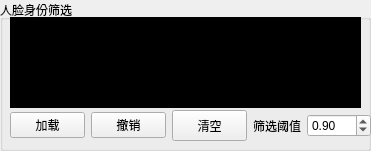
     <widget class="QGroupBox" name="groupBox_5">
      <property name="geometry">
       <rect>
        <x>710</x>
        <y>640</y>
        <width>371</width>
        <height>151</height>
       </rect>
      </property>
      <property name="title">
       <string>人脸身份筛选</string>
      </property>
      <widget class="QLabel" name="label_identity_face_img">
       <property name="geometry">
        <rect>
         <x>10</x>
         <y>17</y>
         <width>351</width>
         <height>91</height>
        </rect>
       </property>
       <property name="styleSheet">
        <string notr="true">background-color: rgb(0, 0, 0);</string>
       </property>
       <property name="text">
        <string/>
       </property>
      </widget>
      <widget class="QWidget" name="horizontalLayoutWidget_6">
       <property name="geometry">
        <rect>
         <x>10</x>
         <y>110</y>
         <width>361</width>
         <height>31</height>
        </rect>
       </property>
       <layout class="QHBoxLayout" name="horizontalLayout_6">
        <item>
         <widget class="QPushButton" name="btnBrowseIdentityImage">
          <property name="toolTip">
           <string>选取图片文件作为参考人脸</string>
          </property>
          <property name="text">
           <string>加载</string>
          </property>
          <property name="icon">
           <iconset>
            <normaloff>icons/打开.png</normaloff>icons/打开.png</iconset>
          </property>
         </widget>
        </item>
        <item>
         <widget class="QPushButton" name="btnDeleteLastRef">
          <property name="toolTip">
           <string>删除最后一张参考图</string>
          </property>
          <property name="text">
           <string>撤销</string>
          </property>
          <property name="icon">
           <iconset>
            <normaloff>icons/上一步_back.png</normaloff>icons/上一步_back.png</iconset>
          </property>
         </widget>
        </item>
        <item>
         <widget class="QPushButton" name="btnClearIdetity">
          <property name="maximumSize">
           <size>
            <width>100</width>
            <height>100</height>
           </size>
          </property>
          <property name="text">
           <string>清空</string>
          </property>
          <property name="icon">
           <iconset>
            <normaloff>icons/取消.png</normaloff>icons/取消.png</iconset>
          </property>
         </widget>
        </item>
        <item>
         <widget class="QLabel" name="label_14">
          <property name="text">
           <string>筛选阈值</string>
          </property>
         </widget>
        </item>
        <item>
         <widget class="QDoubleSpinBox" name="spinExtractVerifyThreshold">
          <property name="minimum">
           <double>0.200000000000000</double>
          </property>
          <property name="maximum">
           <double>100.000000000000000</double>
          </property>
          <property name="singleStep">
           <double>0.100000000000000</double>
          </property>
          <property name="value">
           <double>0.900000000000000</double>
          </property>
         </widget>
        </item>
       </layout>
      </widget>
     </widget>
